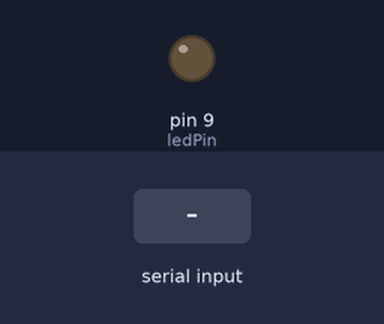
Recording of a sketch running on a simulated Arduino Uno, built with avr-gcc and run on an emulated ATmega328P. On the bench: output pins drawn as LEDs (lit = HIGH). Inputs (shaded band) come from the test bench.

Above: at 1.2 s.
1.3 s: "90,45\n" received over Serial
Timing chart, 0 to 4.3 s (numbered marks = the images above; inputs shaded):
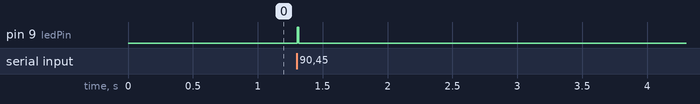

The sketch:

SerialRead.ino
```cpp
/*
 *  SerialRead - Reading serial data and setting digital pin to high/low
 *
 *  @author Gareth Foote
 */

const int ledPin = 9;

void setup() {
  Serial.begin(9600);
  // Sets timeout to 10 milliseconds, instead of default 1 second
  Serial.setTimeout(10);
  pinMode(ledPin, OUTPUT);
}

void loop() {
  // Check if serial port is being sent data
  if(Serial.available() > 0){
    // Convert to an integer (int)
    char input = Serial.parseInt();
    digitalWrite(ledPin, input);
  }
}
```

Measured:
- after the input at 1.3 s, pin 9 (ledPin): LOW → HIGH at once, → LOW 0.01 s later
